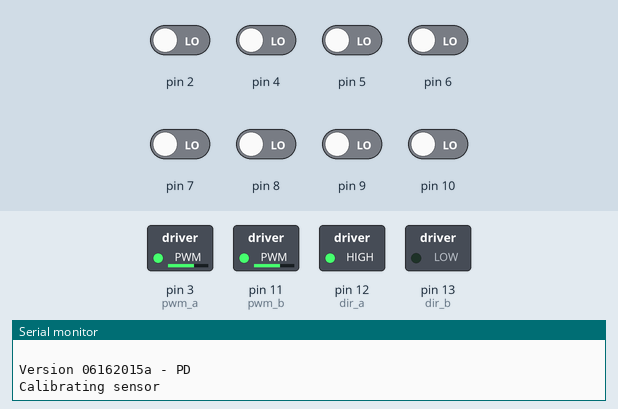
Recording of a sketch running on a simulated Arduino Uno, built with avr-gcc and run on an emulated ATmega328P. On the bench: switched loads named in the sketch (green lamp = pin HIGH), the last lines printed to the serial monitor. The test bench sets the inputs (shaded band); at power-on: pin 2, pin 4–10 LOW.

Above: at 5.3 s.
5.4 s: pin 9 driven HIGH
At 6.1 s:
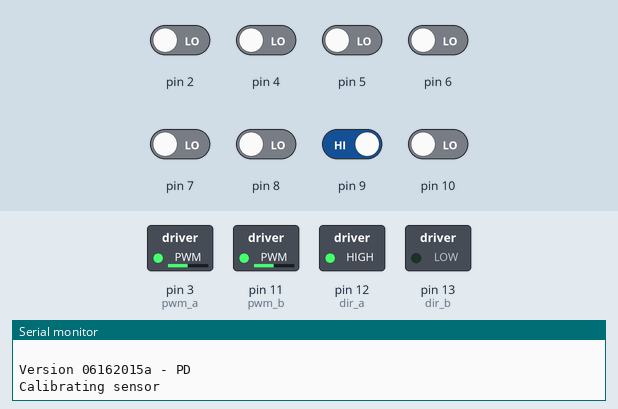
6.9 s: pin 2 driven HIGH
At 8.3 s:
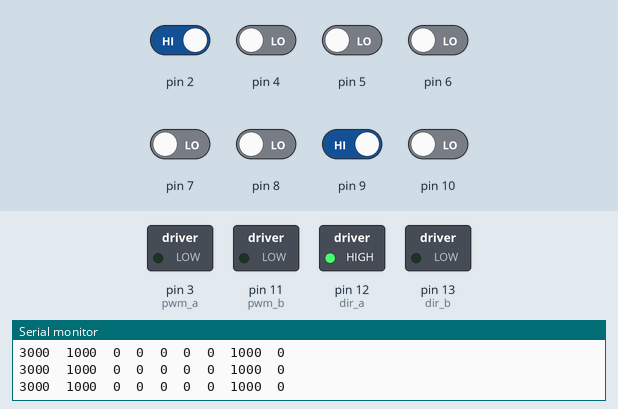
Timing chart, 0 to 9.9 s (numbered marks = the images above; inputs shaded):
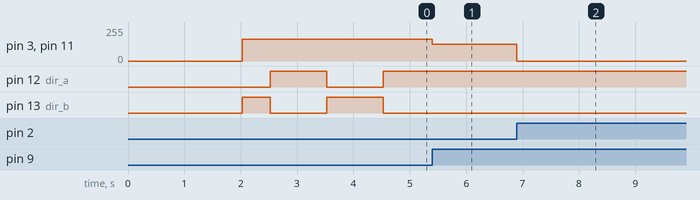

Measured:
- after the input at 5.4 s, pin 3 (pwm_a), pin 11 (pwm_b): 165/255 → 125/255 at once
- after the input at 6.9 s, pin 3 (pwm_a), pin 11 (pwm_b): 125/255 → 0/255 at once

The sketch:

sj1.ino.ino
```cpp
// The Pololu QTR Library and portions of the Pololu sample maze solving
// code have been used here.

#include <QTRSensors.h>  // Pololu QTR Library
//QRTSensors folder must be placed in your arduino libraries folder

//line sensor defines
#define NUM_SENSORS   8     // number of sensors used
#define TIMEOUT       2500  // waits for 2500 microseconds for sensor outputs to go low
#define EMITTER_PIN   QTR_NO_EMITTER_PIN  // emitter control pin not used.  If added, replace QTR_NO_EMITTER_PIN with pin#

//line sensor declarations
// sensors 0 through 7 are connected to digital pins 2 through 10, respectively (pin 3 is skipped and use for motor control)
QTRSensorsRC qtrrc((unsigned char[]) {2, 4, 5, 6, 7, 8, 9,10},
NUM_SENSORS, TIMEOUT, EMITTER_PIN);
unsigned int sensorValues[NUM_SENSORS];
unsigned int line_position=0; // value from 0-7000 to indicate position of line between sensor 0 - 7

// motor driver vars
// pwm_a/b sets speed.  Value range is 0-255.  For example, if you set the speed at 100 then 100/255 = 39% duty cycle = slow
int pwm_a = 3;  //PWM control for motor outputs 1 and 2 is on digital pin 10  (Left motor)
int pwm_b = 11;  //PWM control for motor outputs 3 and 4 is on digital pin 11  (Right motor)
int dir_a = 12;  //direction control for motor outputs 1 and 2 is on digital pin 12  (Left motor)       A-dir
int dir_b = 13;  //direction control for motor outputs 3 and 4 is on digital pin 13  (Right motor)

// motor tuning vars for maze navigating
int calSpeed = 165;   // tune value motors will run while auto calibration sweeping turn (0-255)
int turnSpeed = 200;  // tune value motors will run while turning (0-255)
int turnSpeedSlow = 125;  // tune value motors will run as they slow down from turning cycle to avoid overrun (0-255)
int drivePastDelay = 300; // tune value in mseconds motors will run past intersection to align wheels for turn

// pid loop vars
float error=0;
float lastError=0;
float PV =0 ;
float kp = 0;  // tune value in follow_line() function
//float ki = 0; // ki is not currently used
float kd =0;   // tune value in follow_line() function
int m1Speed=0;
int m2Speed=0;
int motorspeed=0;


// The path variable will store the path that the robot has taken.  It
// is stored as an array of characters, each of which represents the
// turn that should be made at one intersection in the sequence:
//  'L' for left
//  'R' for right
//  'S' for straight (going straight through an intersection)
//  'B' for back (U-turn)
// You should check to make sure that the path_length of your
// maze design does not exceed the bounds of the array.
char path[100] = "";
unsigned char path_length = 0; // the length of the path

void setup()
{
  pinMode(pwm_a, OUTPUT);  //Set control pins to be outputs
  pinMode(pwm_b, OUTPUT);
  pinMode(dir_a, OUTPUT);
  pinMode(dir_b, OUTPUT);

  analogWrite(pwm_a, 0);  //set both motors to stop at (100/255 = 39)% duty cycle (slow)
  analogWrite(pwm_b, 0);

  Serial.begin(9600);

  Serial.println("Zagros Robotics, Inc.");
  Serial.println("Maze Solver Demo\n ");
  Serial.println("Version 06162015a - PD");
  Serial.println("Calibrating sensor");

  // calibrate line sensor, determines min/max range of sensed values for the current course
  delay(2000);

  for (int i = 0; i <= 100; i++)  // begin calibration cycle to last about 2.5 seconds (100*25ms/call)
  {

    // auto calibration sweeping left/right, tune 'calSpeed' motor speed at declaration
    if (i==0 || i==60)  // slow sweeping turn right to pass sensors over line
    {
       digitalWrite(dir_a, LOW);
       analogWrite(pwm_a, calSpeed);
       digitalWrite(dir_b, HIGH);
       analogWrite(pwm_b, calSpeed);
    }

    else if (i==20 || i==100)  // slow sweeping turn left to pass sensors over line
    {
       digitalWrite(dir_a, HIGH);
       analogWrite(pwm_a, calSpeed);
       digitalWrite(dir_b, LOW);
       analogWrite(pwm_b, calSpeed);
    }

    qtrrc.calibrate();       // reads all sensors with the define set 2500 microseconds (25 milliseconds) for sensor outputs to go low.

  }  // end calibration cycle

  // read calibrated sensor values and obtain a measure of the line position from 0 to 7000
  // To get raw sensor values, call:
  //  qtrrc.read(sensorValues); instead of unsigned int position = qtrrc.readLine(sensorValues);
  line_position = qtrrc.readLine(sensorValues);

  while (sensorValues[6] < 200)  // wait for line position to near center
  {
    line_position = qtrrc.readLine(sensorValues);
  }

  // slow down speed
  analogWrite(pwm_a, turnSpeedSlow);
  analogWrite(pwm_b, turnSpeedSlow);

  // find center
  while (line_position > 4350)  // wait for line position to find center
  {
    line_position = qtrrc.readLine(sensorValues);
  }

  // stop both motors
  analogWrite(pwm_b, 0);  // stop right motor first which kinda helps avoid over run
  analogWrite(pwm_a, 0);

  // print calibration results

  // print the calibration minimum values measured when emitters were on
  for (int i = 0; i < NUM_SENSORS; i++)
  {
    Serial.print(qtrrc.calibratedMinimumOn[i]);
    Serial.print(' ');
  }
  Serial.println();

  // print the calibration maximum values measured when emitters were on
  for (int i = 0; i < NUM_SENSORS; i++)
  {
    Serial.print(qtrrc.calibratedMaximumOn[i]);
    Serial.print(' ');
  }
  Serial.println();
  Serial.println();
  Serial.println("Calibration Complete");
  delay(1000);

} // end setup

void loop()
{

  // read calibrated sensor values and obtain a measure of the line position from 0 to 7000
  // To get raw sensor values, call:
  //  qtrrc.read(sensorValues); instead of unsigned int position = qtrrc.readLine(sensorValues);
  unsigned int line_position = qtrrc.readLine(sensorValues);

  //Serial.println(); // uncomment this line if you are using raw values
  Serial.print(line_position); // comment this line out if you are using raw values
  Serial.print("  ");
  Serial.print(sensorValues[0]);
  Serial.print("  ");
  Serial.print(sensorValues[1]);
  Serial.print("  ");
  Serial.print(sensorValues[2]);
  Serial.print("  ");
  Serial.print(sensorValues[3]);
  Serial.print("  ");
  Serial.print(sensorValues[4]);
  Serial.print("  ");
  Serial.print(sensorValues[5]);
  Serial.print("  ");
  Serial.print(sensorValues[6]);
  Serial.print("  ");
  Serial.println(sensorValues[7]);

  // begin maze solving
  //MazeSolve(); // comment out and run serial monitor to test sensors while manually sweeping across line

  /*Serial.print("::");
  Serial.print(error);
  Serial.print('\t');
  Serial.print(PV);
  Serial.print('\t');
  Serial.print(m1Speed);
  Serial.print('\t');
  Serial.print(m2Speed);
  Serial.print('\t');
  Serial.print(lastError);
  Serial.print('\t');
*/
}  // end main loop


//line following subroutine
// PD Control
void follow_line()  //follow the line
{

  lastError = 0;

  while(1)
  {

    line_position = qtrrc.readLine(sensorValues);
    switch(line_position)
    {

      // case 0 and case 7000 are used in the instructable for PD line following code.
      // kept here as reference.  Otherwise switch function could be removed.

      //Line has moved off the left edge of sensor
      //case 0:
      //       digitalWrite(dir_a, LOW);
      //       analogWrite(pwm_a, 200);
      //       digitalWrite(dir_b, HIGH);
      //       analogWrite(pwm_b, 200);
      //       Serial.println("Rotate Left\n");
      //break;

      // Line had moved off the right edge of sensor
      //case 7000:
      //       digitalWrite(dir_a, HIGH);
      //       analogWrite(pwm_a, 200);
      //       digitalWrite(dir_b, LOW);
      //       analogWrite(pwm_b, 200);
      //       Serial.println("Rotate Right\n");
      //break;

      default:
        error = (float)line_position - 3500;

        // set the motor speed based on proportional and derivative PID terms
        // kp is the a floating-point proportional constant (maybe start with a value around 0.5)
        // kd is the floating-point derivative constant (maybe start with a value around 1)
        // note that when doing PID, it's very important you get your signs right, or else the
        // control loop will be unstable
        kp=.5;
        kd=1;

        PV = kp * error + kd * (error - lastError);
        lastError = error;

        //this codes limits the PV (motor speed pwm value)
        // limit PV to 55
        if (PV > 55)
        {

          PV = 55;
        }

        if (PV < -55)
        {
          PV = -55;
        }

        m1Speed = 200 + PV;
        m2Speed = 200 - PV;

        //set motor speeds
        digitalWrite(dir_a, LOW);
        analogWrite(pwm_a, m2Speed);
        digitalWrite(dir_b, LOW);
        analogWrite(pwm_b, m1Speed);
        break;
    }

    // We use the inner six sensors (1 thru 6) to
    // determine if there is a line straight ahead, and the
    // sensors 0 and 7 if the path turns.
    if(sensorValues[1] < 100 && sensorValues[2] < 100 && sensorValues[3] < 100 && sensorValues[4] < 100 && sensorValues[5] < 100 && sensorValues[6] < 100)
    {
      // There is no line visible ahead, and we didn't see any
      // intersection.  Must be a dead end.
      return;
    }

    else if(sensorValues[0] > 200 || sensorValues[7] > 200)
    {
      // Found an intersection.
      return;
    }

  }

} // end follow_line


// Turns to the sent variable of
// 'L' (left), 'R' (right), 'S' (straight), or 'B' (back)
// Tune 'turnSpeed' at declaration
void turn(char dir)
{
  switch(dir)
  {
    // Turn left 90deg
    case 'L':
      digitalWrite(dir_a, HIGH);
      analogWrite(pwm_a, turnSpeed);
      digitalWrite(dir_b, LOW);
      analogWrite(pwm_b, turnSpeed);

      line_position = qtrrc.readLine(sensorValues);

      while (sensorValues[6] <200)  // wait for outer most sensor to find the line
      {
        line_position = qtrrc.readLine(sensorValues);
      }

      // slow down speed
      analogWrite(pwm_a, turnSpeedSlow);
      analogWrite(pwm_b, turnSpeedSlow);

      // find center
      while (line_position > 4350)  // tune - wait for line position to find near center
      {
        line_position = qtrrc.readLine(sensorValues);
      }

      // stop both motors
      analogWrite(pwm_b, 0);  // stop right motor first to better avoid over run
      analogWrite(pwm_a, 0);
      break;

    // Turn right 90deg
    case 'R':
      digitalWrite(dir_a, LOW);
      analogWrite(pwm_a, turnSpeed);
      digitalWrite(dir_b, HIGH);
      analogWrite(pwm_b, turnSpeed);

      line_position = qtrrc.readLine(sensorValues);

      while (sensorValues[1] <200)  // wait for outer most sensor to find the line
      {
        line_position = qtrrc.readLine(sensorValues);
      }

      // slow down speed
      analogWrite(pwm_a, turnSpeedSlow);
      analogWrite(pwm_b, turnSpeedSlow);

      // find center
      while (line_position < 3250)  // tune - wait for line position to find near center
      {
        line_position = qtrrc.readLine(sensorValues);
      }

      // stop both motors
      analogWrite(pwm_a, 0);
      analogWrite(pwm_b, 0);
      break;

    // Turn right 180deg to go back
    case 'B':
      digitalWrite(dir_a, LOW);
      analogWrite(pwm_a, turnSpeed);
      digitalWrite(dir_b, HIGH);
      analogWrite(pwm_b, turnSpeed);

      line_position = qtrrc.readLine(sensorValues);

      while (sensorValues[1] <200)  // wait for outer most sensor to find the line
      {
        line_position = qtrrc.readLine(sensorValues);
      }

      // slow down speed
      analogWrite(pwm_a, turnSpeedSlow);
      analogWrite(pwm_b, turnSpeedSlow);

      // find center
      while (line_position < 3250)  // tune - wait for line position to find near center
      {
        line_position = qtrrc.readLine(sensorValues);
      }

      // stop both motors
      analogWrite(pwm_a, 0);
      analogWrite(pwm_b, 0);
      break;

    // Straight ahead
    case 'S':
      // do nothing
      break;
  }
} // end turn


// This function decides which way to turn during the learning phase of
// maze solving.  It uses the variables found_left, found_straight, and
// found_right, which indicate whether there is an exit in each of the
// three directions, applying the "left hand on the wall" strategy.
char select_turn(unsigned char found_left, unsigned char found_straight, unsigned char found_right)
{
  // Make a decision about how to turn.  The following code
  // implements a left-hand-on-the-wall strategy, where we always
  // turn as far to the left as possible.
  if(found_left)
    return 'L';
  else if(found_straight)
    return 'S';
  else if(found_right)
    return 'R';
  else
    return 'B';
} // end select_turn


// Path simplification.  The strategy is that whenever we encounter a
// sequence xBx, we can simplify it by cutting out the dead end.  For
// example, LBL -> S, because a single S bypasses the dead end
// represented by LBL.
void simplify_path()
{
  // only simplify the path if the second-to-last turn was a 'B'
  if(path_length < 3 || path[path_length-2] != 'B')
    return;

  int total_angle = 0;
  int i;
  for(i=1;i<=3;i++)
  {
    switch(path[path_length-i])
    {
      case 'R':
        total_angle += 90;
	break;
      case 'L':
	total_angle += 270;
	break;
      case 'B':
	total_angle += 180;
	break;
    }
  }

  // Get the angle as a number between 0 and 360 degrees.
  total_angle = total_angle % 360;

  // Replace all of those turns with a single one.
  switch(total_angle)
  {
    case 0:
	path[path_length - 3] = 'S';
	break;
    case 90:
	path[path_length - 3] = 'R';
	break;
    case 180:
	path[path_length - 3] = 'B';
	break;
    case 270:
	path[path_length - 3] = 'L';
	break;
  }

  // The path is now two steps shorter.
  path_length -= 2;

} // end simplify_path


// This function is called once, from the main loop
void MazeSolve()
{
  // Loop until we have solved the maze.
  while(1)
  {
    // FIRST MAIN LOOP BODY
    follow_line();

    // Drive straight a bit.  This helps us in case we entered the
    // intersection at an angle.
    digitalWrite(dir_a, LOW);
    analogWrite(pwm_a, 200);
    digitalWrite(dir_b, LOW);
    analogWrite(pwm_b, 200);
    delay(25);

    // These variables record whether the robot has seen a line to the
    // left, straight ahead, and right, whil examining the current
    // intersection.
    unsigned char found_left=0;
    unsigned char found_straight=0;
    unsigned char found_right=0;

    // Now read the sensors and check the intersection type.
    line_position = qtrrc.readLine(sensorValues);

    // Check for left and right exits.
    if(sensorValues[0] > 200)
    found_right = 1;
    if(sensorValues[7] > 200)
    found_left = 1;

    // Drive straight a bit more - this is enough to line up our
    // wheels with the intersection.
    digitalWrite(dir_a, LOW);
    analogWrite(pwm_a, 200);
    digitalWrite(dir_b, LOW);
    analogWrite(pwm_b, 200);
    delay(drivePastDelay);

    line_position = qtrrc.readLine(sensorValues);
    if(sensorValues[1] > 200 || sensorValues[2] > 200 || sensorValues[3] > 200 || sensorValues[4] > 200 || sensorValues[5] > 200 || sensorValues[6] > 200)
    found_straight = 1;

    // Check for the ending spot.
    // If all six middle sensors are on dark black, we have
    // solved the maze.
    if(sensorValues[1] > 600 && sensorValues[2] > 600 && sensorValues[3] > 600 && sensorValues[4] > 600 && sensorValues[5] > 600 && sensorValues[6] > 600)
	break;

    // Intersection identification is complete.
    // If the maze has been solved, we can follow the existing
    // path.  Otherwise, we need to learn the solution.
    unsigned char dir = select_turn(found_left, found_straight, found_right);

    // Make the turn indicated by the path.
    turn(dir);

    // Store the intersection in the path variable.
    path[path_length] = dir;
    path_length ++;

    // Simplify the learned path.
    simplify_path();
  }

  // Solved the maze!

  // Now enter an infinite loop - we can re-run the maze as many
  // times as we want to.
  while(1)
  {
    //  maybe you would like to add a blinking led or a beeper.
    //  we just have it waiting patiently to be placed back on the starting line.
    analogWrite(pwm_a, 0);  // stop both motors
    analogWrite(pwm_b, 0);

    // while(1){}; // uncomment this line to cause infinite loop to test if end was found if your robot never seems to stop

    // hold motors while robot is sitting on end point
    line_position = qtrrc.readLine(sensorValues);
    while(sensorValues[1] > 200 && sensorValues[2] > 200 && sensorValues[3] > 200 && sensorValues[4] > 200 && sensorValues[5] > 200 && sensorValues[6] > 200)
    {
      line_position = qtrrc.readLine(sensorValues);
      delay(50);
    }

    // hold until the start line is seen again when the robot has been placed there again
    while(1)
    {
      line_position = qtrrc.readLine(sensorValues);
      if(sensorValues[2] > 200 || sensorValues[3] > 200 || sensorValues[4] > 200 || sensorValues[5] > 200 && sensorValues[0] < 200 && sensorValues[1] < 200 && sensorValues[6] < 200 && sensorValues[7] < 200)
      break;
      delay(50);
    }

    // delay to give you time to let go of the robot
    delay(2000);

    // Re-run the now solved maze.  It's not necessary to identify the
    // intersections, so this loop is really simple.
    int i;
    for(i=0;i<path_length;i++)
    {
      // SECOND MAIN LOOP BODY
      follow_line();

      // drive past intersection slightly slower and timed delay to align wheels on line
      digitalWrite(dir_a, LOW);
      analogWrite(pwm_a, 200);
      digitalWrite(dir_b, LOW);
      analogWrite(pwm_b, 200);
      delay(drivePastDelay); // tune time to allow wheels to position for correct turning

      // Make a turn according to the instruction stored in
      // path[i].
      turn(path[i]);
    }

    // Follow the last segment up to the finish.
    follow_line();

      // drive past intersection slightly slower and timed delay to align wheels on line
      digitalWrite(dir_a, LOW);
      analogWrite(pwm_a, 200);
      digitalWrite(dir_b, LOW);
      analogWrite(pwm_b, 200);
      delay(drivePastDelay); // tune time to allow wheels to position for correct turning

      // Now we should be at the finish!  Now move the robot again and it will re-run this loop with the solution again.

  } // end running solved

} // end MazeSolve
```
